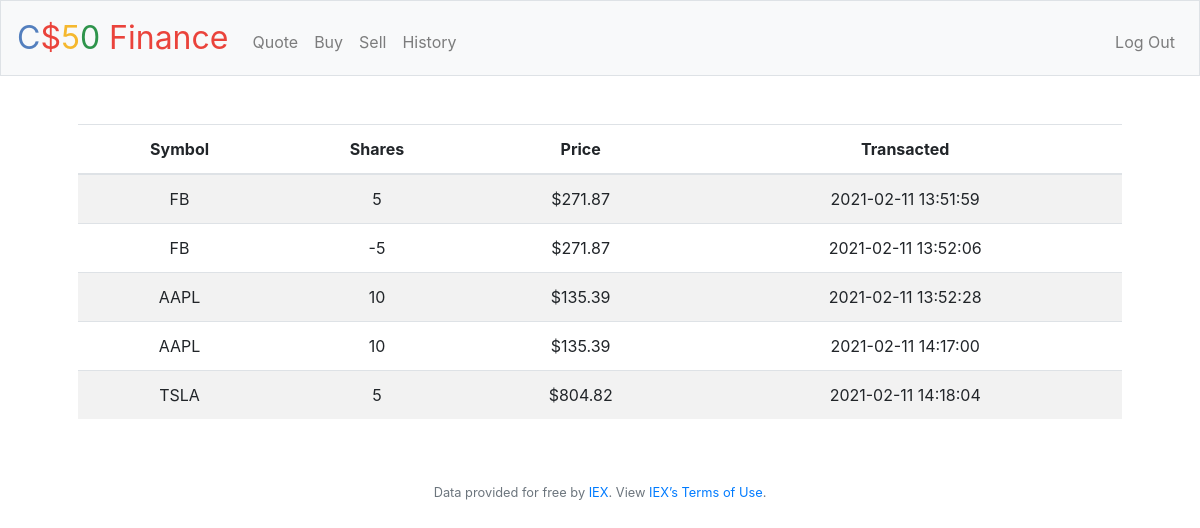
Screenshot of /history (signed in) with the database file from the repository.
### tables this page shows
CREATE TABLE transactions (
   id INTEGER PRIMARY KEY AUTOINCREMENT NOT NULL,
   user_id INTEGER NOT NULL,
   symbol TEXT NOT NULL,
   shares INTEGER NOT NULL,
   price NUMERIC NOT NULL,
   transacted TIMESTAMP DEFAULT CURRENT_TIMESTAMP NOT NULL,
   FOREIGN KEY(user_id) REFERENCES users(id)
);

### application.py (the view)
@app.route("/history")
@login_required
def history():
    transactions = db.execute("""
    SELECT symbol, shares, price, transacted
    FROM transactions
    WHERE user_id=?
    """, session["user_id"])
    for i in range(len(transactions)):
        transactions[i]["price"] = usd(transactions[i]["price"])
    return render_template("history.html", transactions=transactions)

### application.py (called while the page is built)
@app.after_request
def after_request(response):
    response.headers["Cache-Control"] = "no-cache, no-store, must-revalidate"
    response.headers["Expires"] = 0
    response.headers["Pragma"] = "no-cache"
    return response

### helpers.py (called while the page is built)
def login_required(f):
    @wraps(f)
    def decorated_function(*args, **kwargs):
        if session.get("user_id") is None:
            return redirect("/login")
        return f(*args, **kwargs)
    return decorated_function

def usd(value):
    return f"${value:,.2f}"

### templates/history.html (shortened to what this page needs)
{% extends "layout.html" %}
{% block main %}
    <table class="table table-striped">
        <thead>
            <tr>
                <th>Symbol</th>
                <th>Shares</th>
                <th>Price</th>
                <th>Transacted</th>
            </tr>
        </thead>
        <tbody>
            {% for t in transactions %}
            <tr>
                <td>{{t["symbol"]}}</td>
                <td>{{t["shares"]}}</td>
                <td>{{t["price"]}}</td>
                <td>{{t["transacted"]}}</td>
            </tr>
            {% endfor %}
        </tbody>
    </table>
{% endblock %}

### templates/layout.html (shortened to what this page needs)
<!DOCTYPE html>
<html lang="en">
    <head>
        <link rel="stylesheet" href="https://cdn.jsdelivr.net/npm/bootstrap@4.5.3/dist/css/bootstrap.min.css">
        <link href="/static/styles.css" rel="stylesheet">
    </head>
    <body>
        <nav class="navbar navbar-expand-md navbar-light bg-light border">
            <a class="navbar-brand" href="/"><span class="blue">C</span><span class="red">$</span><span class="yellow">5</span><span class="green">0</span> <span class="red">Finance</span></a>
            <div class="collapse navbar-collapse" id="navbar">
                {% if session.user_id %}
                    <ul class="navbar-nav mr-auto mt-2">
                        <li class="nav-item"><a class="nav-link" href="/quote">Quote</a></li>
                        <li class="nav-item"><a class="nav-link" href="/buy">Buy</a></li>
                        <li class="nav-item"><a class="nav-link" href="/sell">Sell</a></li>
                        <li class="nav-item"><a class="nav-link" href="/history">History</a></li>
                    </ul>
                    <ul class="navbar-nav ml-auto mt-2">
                        <li class="nav-item"><a class="nav-link" href="/logout">Log Out</a></li>
                    </ul>
                {% else %}
                    <ul class="navbar-nav ml-auto mt-2">
                        <li class="nav-item"><a class="nav-link" href="/register">Register</a></li>
                        <li class="nav-item"><a class="nav-link" href="/login">Log In</a></li>
                    </ul>
                {% endif %}
            </div>
        </nav>
        <main class="container p-5">
            {% block main %}{% endblock %}
        </main>
        <footer class="small text-center text-muted">
            Data provided for free by <a href="https://iextrading.com/developer">IEX</a>. View <a href="https://iextrading.com/api-exhibit-a/">IEX’s Terms of Use</a>.
        </footer>
    </body>
</html>

### static/styles.css (style rules this page uses)
nav .navbar-brand { font-size: xx-large; }
nav .navbar-brand .blue { color: #537fbe; }
nav .navbar-brand .red { color: #ea433b; }
nav .navbar-brand .yellow { color: #f5b82e; }
nav .navbar-brand .green { color: #2e944b; }
main { overflow-x: auto; text-align: center; }

### rows the page displays
transactions: symbol "FB", shares "5", price "$271.87", transacted "2021-02-11 13:51:59"
transactions: symbol "FB", shares "-5", price "$271.87", transacted "2021-02-11 13:52:06"
transactions: symbol "AAPL", shares "10", price "$135.39", transacted "2021-02-11 13:52:28"
transactions: symbol "AAPL", shares "10", price "$135.39", transacted "2021-02-11 14:17:00"
transactions: symbol "TSLA", shares "5", price "$804.82", transacted "2021-02-11 14:18:04"
